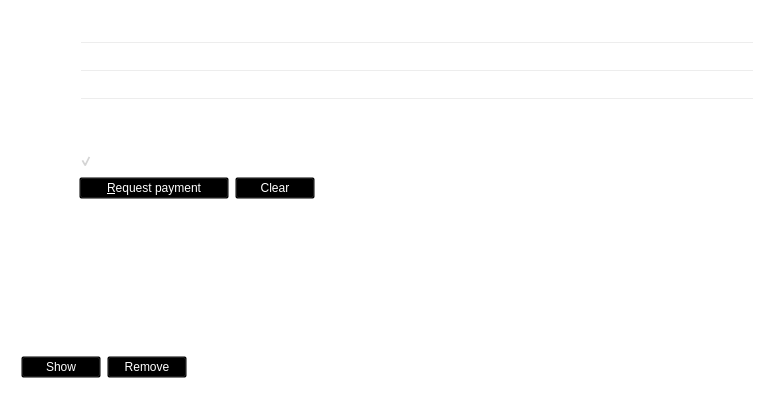
<?xml version="1.0" encoding="UTF-8"?>
<ui version="4.0">
 <class>ReceiveCoinsDialog</class>
 <widget class="QWidget" name="ReceiveCoinsDialog">
  <property name="geometry">
   <rect>
    <x>0</x>
    <y>0</y>
    <width>776</width>
    <height>399</height>
   </rect>
  </property>
  <property name="styleSheet">
   <string notr="true">background-color: transparent;
color: rgb(255, 255, 255);</string>
  </property>
  <layout class="QVBoxLayout" name="verticalLayout" stretch="0,0,1">
   <item>
    <widget class="QFrame" name="frame2">
     <property name="sizePolicy">
      <sizepolicy hsizetype="Preferred" vsizetype="Expanding">
       <horstretch>0</horstretch>
       <verstretch>0</verstretch>
      </sizepolicy>
     </property>
     <property name="frameShape">
      <enum>QFrame::StyledPanel</enum>
     </property>
     <property name="frameShadow">
      <enum>QFrame::Sunken</enum>
     </property>
     <layout class="QVBoxLayout" name="verticalLayout_3">
      <item>
       <layout class="QGridLayout" name="gridLayout">
        <item row="7" column="2">
         <widget class="QCheckBox" name="reuseAddress">
          <property name="toolTip">
           <string>Reuse one of the previously used receiving addresses.&lt;br&gt;Reusing addresses has security and privacy issues.&lt;br&gt;Do not use this unless re-generating a payment request made before.</string>
          </property>
          <property name="text">
           <string>R&amp;euse an existing receiving address (not recommended)</string>
          </property>
         </widget>
        </item>
        <item row="7" column="0">
         <widget class="QLabel" name="label_4">
          <property name="text">
           <string/>
          </property>
         </widget>
        </item>
        <item row="6" column="0">
         <widget class="QLabel" name="label_3">
          <property name="toolTip">
           <string>An optional message to attach to the payment request, which will be displayed when the request is opened. Note: The message will not be sent with the payment over the Pyrk network.</string>
          </property>
          <property name="text">
           <string>&amp;Message:</string>
          </property>
          <property name="alignment">
           <set>Qt::AlignRight|Qt::AlignTrailing|Qt::AlignVCenter</set>
          </property>
          <property name="buddy">
           <cstring>reqMessage</cstring>
          </property>
         </widget>
        </item>
        <item row="4" column="2">
         <widget class="QLineEdit" name="reqLabel">
          <property name="toolTip">
           <string>An optional label to associate with the new receiving address.</string>
          </property>
         </widget>
        </item>
        <item row="6" column="2">
         <widget class="QLineEdit" name="reqMessage">
          <property name="toolTip">
           <string>An optional message to attach to the payment request, which will be displayed when the request is opened.&lt;br&gt;Note: The message will not be sent with the payment over the Pyrk network.</string>
          </property>
         </widget>
        </item>
        <item row="2" column="2">
         <widget class="QLabel" name="label_5">
          <property name="text">
           <string>Use this form to request payments. All fields are &lt;b&gt;optional&lt;/b&gt;.</string>
          </property>
         </widget>
        </item>
        <item row="4" column="0">
         <widget class="QLabel" name="label_2">
          <property name="toolTip">
           <string>An optional label to associate with the new receiving address.</string>
          </property>
          <property name="text">
           <string>&amp;Label:</string>
          </property>
          <property name="alignment">
           <set>Qt::AlignRight|Qt::AlignTrailing|Qt::AlignVCenter</set>
          </property>
          <property name="buddy">
           <cstring>reqLabel</cstring>
          </property>
         </widget>
        </item>
        <item row="5" column="0">
         <widget class="QLabel" name="label">
          <property name="toolTip">
           <string>An optional amount to request. Leave this empty or zero to not request a specific amount.</string>
          </property>
          <property name="text">
           <string>&amp;Amount:</string>
          </property>
          <property name="alignment">
           <set>Qt::AlignRight|Qt::AlignTrailing|Qt::AlignVCenter</set>
          </property>
          <property name="buddy">
           <cstring>reqAmount</cstring>
          </property>
         </widget>
        </item>
        <item row="5" column="2">
         <widget class="BitcoinAmountField" name="reqAmount">
          <property name="minimumSize">
           <size>
            <width>80</width>
            <height>0</height>
           </size>
          </property>
          <property name="toolTip">
           <string>An optional amount to request. Leave this empty or zero to not request a specific amount.</string>
          </property>
         </widget>
        </item>
        <item row="9" column="2">
         <layout class="QHBoxLayout" name="horizontalLayout">
          <item>
           <widget class="QPushButton" name="receiveButton">
            <property name="minimumSize">
             <size>
              <width>150</width>
              <height>0</height>
             </size>
            </property>
            <property name="text">
             <string>&amp;Request payment</string>
            </property>
           </widget>
          </item>
          <item>
           <widget class="QPushButton" name="clearButton">
            <property name="sizePolicy">
             <sizepolicy hsizetype="Minimum" vsizetype="Fixed">
              <horstretch>0</horstretch>
              <verstretch>0</verstretch>
             </sizepolicy>
            </property>
            <property name="toolTip">
             <string>Clear all fields of the form.</string>
            </property>
            <property name="text">
             <string>Clear</string>
            </property>
            <property name="autoDefault">
             <bool>false</bool>
            </property>
           </widget>
          </item>
          <item>
           <spacer name="horizontalSpacer">
            <property name="orientation">
             <enum>Qt::Horizontal</enum>
            </property>
            <property name="sizeHint" stdset="0">
             <size>
              <width>40</width>
              <height>20</height>
             </size>
            </property>
           </spacer>
          </item>
         </layout>
        </item>
        <item row="9" column="0">
         <widget class="QLabel" name="label_7">
          <property name="text">
           <string/>
          </property>
         </widget>
        </item>
        <item row="8" column="2">
         <widget class="QCheckBox" name="checkUseInstantSend">
          <property name="text">
           <string>Request InstantSend</string>
          </property>
          <property name="checked">
           <bool>true</bool>
          </property>
         </widget>
        </item>
       </layout>
      </item>
     </layout>
    </widget>
   </item>
   <item>
    <spacer name="verticalSpacer_2">
     <property name="orientation">
      <enum>Qt::Vertical</enum>
     </property>
     <property name="sizeHint" stdset="0">
      <size>
       <width>20</width>
       <height>10</height>
      </size>
     </property>
    </spacer>
   </item>
   <item>
    <widget class="QFrame" name="frame">
     <property name="sizePolicy">
      <sizepolicy hsizetype="Preferred" vsizetype="Expanding">
       <horstretch>0</horstretch>
       <verstretch>0</verstretch>
      </sizepolicy>
     </property>
     <property name="frameShape">
      <enum>QFrame::StyledPanel</enum>
     </property>
     <property name="frameShadow">
      <enum>QFrame::Raised</enum>
     </property>
     <layout class="QVBoxLayout" name="verticalLayout_2">
      <item>
       <widget class="QLabel" name="label_6">
        <property name="font">
         <font>
          <weight>75</weight>
          <bold>true</bold>
         </font>
        </property>
        <property name="text">
         <string>Requested payments history</string>
        </property>
       </widget>
      </item>
      <item>
       <widget class="QTableView" name="recentRequestsView">
        <property name="contextMenuPolicy">
         <enum>Qt::CustomContextMenu</enum>
        </property>
        <property name="tabKeyNavigation">
         <bool>false</bool>
        </property>
        <property name="sortingEnabled">
         <bool>true</bool>
        </property>
       </widget>
      </item>
      <item>
       <layout class="QHBoxLayout" name="horizontalLayout_2">
        <item>
         <widget class="QPushButton" name="showRequestButton">
          <property name="enabled">
           <bool>false</bool>
          </property>
          <property name="toolTip">
           <string>Show the selected request (does the same as double clicking an entry)</string>
          </property>
          <property name="text">
           <string>Show</string>
          </property>
          <property name="autoDefault">
           <bool>false</bool>
          </property>
         </widget>
        </item>
        <item>
         <widget class="QPushButton" name="removeRequestButton">
          <property name="enabled">
           <bool>false</bool>
          </property>
          <property name="toolTip">
           <string>Remove the selected entries from the list</string>
          </property>
          <property name="text">
           <string>Remove</string>
          </property>
          <property name="autoDefault">
           <bool>false</bool>
          </property>
         </widget>
        </item>
        <item>
         <spacer name="horizontalSpacer_2">
          <property name="orientation">
           <enum>Qt::Horizontal</enum>
          </property>
          <property name="sizeHint" stdset="0">
           <size>
            <width>40</width>
            <height>20</height>
           </size>
          </property>
         </spacer>
        </item>
       </layout>
      </item>
     </layout>
    </widget>
   </item>
  </layout>
 </widget>
 <customwidgets>
  <customwidget>
   <class>BitcoinAmountField</class>
   <extends>QLineEdit</extends>
   <header>bitcoinamountfield.h</header>
   <container>1</container>
  </customwidget>
 </customwidgets>
 <tabstops>
  <tabstop>reqLabel</tabstop>
  <tabstop>reqAmount</tabstop>
  <tabstop>reqMessage</tabstop>
  <tabstop>reuseAddress</tabstop>
  <tabstop>receiveButton</tabstop>
  <tabstop>clearButton</tabstop>
  <tabstop>recentRequestsView</tabstop>
  <tabstop>showRequestButton</tabstop>
  <tabstop>removeRequestButton</tabstop>
 </tabstops>
 <resources>
  <include location="../dash.qrc"/>
 </resources>
 <connections/>
</ui>
